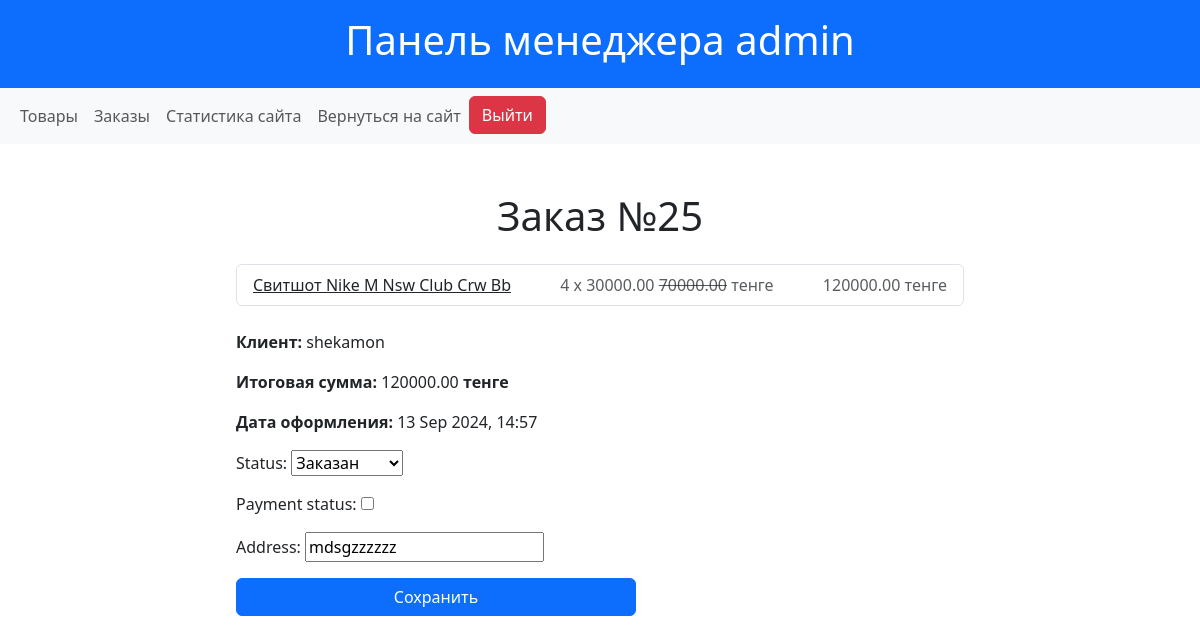
Screenshot of /manager/order/25 (signed in) with the database file from the repository.
### shop/models.py (models this page shows, shortened)
class Order(models.Model):
    STATUS_CHOICES = [
        ('ordered', 'Заказан'),
        ('shipped', 'Отправлен'),
        ('received', 'Получен'),
        ('canceled', 'Отменен'),
        ('returned', 'Возвращен'),
    ]
    user = models.ForeignKey(User, on_delete=models.CASCADE, related_name='orders')
    total_price = models.DecimalField(max_digits=10, decimal_places=2)
    address = models.CharField(max_length=255)
    status = models.CharField(max_length=10, choices=STATUS_CHOICES, default='ordered')
    payment_status = models.BooleanField(default=False)
    created_at = models.DateTimeField(auto_now_add=True)
    objects = OrderManager()
    class Meta:
        verbose_name = "Заказ"
        verbose_name_plural = "Заказы"

class OrderItem(models.Model):
    order = models.ForeignKey(Order, related_name='items', on_delete=models.CASCADE)
    product = models.ForeignKey(Product, on_delete=models.CASCADE)
    quantity = models.PositiveIntegerField(default=1)
    objects = OrderItemManager()
    class Meta:
        verbose_name = "Запись заказов"
        verbose_name_plural = "Записи заказов"
    def get_total_item_price(self):
        return self.quantity * self.product.get_discounted_price()

class Product(models.Model):
    name = models.CharField(max_length=200)
    slug = models.SlugField(max_length=200, null=True, blank=True)
    description = models.TextField()
    price = models.DecimalField(max_digits=10, decimal_places=2)
    discount_price = models.DecimalField(max_digits=10, decimal_places=2, blank=True, null=True, default=0)
    category = models.ForeignKey(Category, related_name="products", on_delete=models.CASCADE)
    image = models.ImageField(upload_to='media/products/')
    created_at = models.DateTimeField(auto_now_add=True)
    quantity = models.PositiveIntegerField(default=0, blank=True)
    class Meta:
        verbose_name = "Товар"
        verbose_name_plural = "Товары"
    def get_discounted_price(self):
        if self.discount_price:
            return self.discount_price
        return self.price
    def get_display_price(self):
        if self.discount_price:
            return f'{self.discount_price} <s>{self.price}</s>'
        return f'{self.price}'

### shop/views.py (the view)
# urls.py: path('manager/order/<int:pk>', ManagerOrdersUpdateView.as_view(), name='update_order'),
class ManagerOrdersUpdateView(ManagerMixin, UpdateView):
    model = Order
    template_name = 'manager/orders_update.html'
    fields = ['status', 'payment_status', 'address']
    success_url = reverse_lazy('manager_orders')

### shop/views.py (called while the page is built)
    def test_func(self):
        return self.request.user.groups.filter(name="Менеджеры").exists()

### shop/templates/manager/orders_update.html (shortened to what this page needs)
{% extends "manager/base.html" %}
{% block content %}
<div class="container mt-5">
    <div class="mb-4 col-8 mx-auto">
    <h1 class="text-center mb-4">Заказ №{{ object.id }}</h1>
    <ul class="list-group mb-4">
        {% for item in order.items.all %}
            <li class="list-group-item d-flex justify-content-between align-items-center">
                <a href="{% url 'product_detail' item.product.slug %}" class="text-dark">{{ item.product.name }}</a>
                <span class="text-muted">{{ item.quantity }} x {{ item.product.get_display_price | safe}} тенге</span>
                <span class="text-muted">{{ item.get_total_item_price}} тенге</span>
            </li>
        {% endfor %}
    </ul>
        <p><strong>Клиент:</strong> {{ order.user.username }}</p>
        <p><strong>Итоговая сумма:</strong> {{ order.total_price }} <b>тенге</b></p>
        <p><strong>Дата оформления:</strong> {{ order.created_at|date:"d M Y, H:i" }}</p>
    <form method="post" style="max-width: 400px;">
        <div class="mb-3">
            {{ form.as_p }}
        </div>
        <button type="submit" class="btn btn-primary w-100">Сохранить</button>
    </form>
    </div>
</div>
{% endblock %}

### shop/templates/manager/base.html (shortened to what this page needs)
<!DOCTYPE html>
<html lang="en">
<head>
    <link href="https://cdn.jsdelivr.net/npm/bootstrap@5.3.3/dist/css/bootstrap.min.css" rel="stylesheet">
    <link rel="stylesheet" href="https://cdnjs.cloudflare.com/ajax/libs/font-awesome/6.6.0/css/all.min.css" />
</head>
<body>
    <header class="bg-primary text-white text-center py-3 ">
        <h1>
            Панель менеджера {{ user.username }}
        </h1>
    </header>
    <nav class="navbar navbar-expand-lg navbar-light bg-light mb-4">
        <div class="container-fluid">
            <div class="navbar-nav">
                <a class="nav-link" href="{% url 'manager_products' %}">Товары</a>
                <a class="nav-link" href="{% url 'manager_orders' %}">Заказы</a>
                <a class="nav-link" href="{% url 'manager_dashboard' %}">Статистика сайта</a>
                <a class="nav-link" href="{% url 'product_list' %}">Вернуться на сайт</a>
                <form action="{% url 'logout' %}" method="post" style="display:inline;" class="d-inline">
                    <button class="btn btn-danger" type="submit">Выйти</button>
                </form>
            </div>
        </div>
    </nav>
    <div class="container">
        {% block content %}
        {% endblock %}
    </div>
</body>
</html>

### rows the page displays
Order: id "25", user.username "shekamon", total_price "120000.00", created_at "13 Sep 2024, 14:57", status "Заказан", address "mdsgzzzzzz"
OrderItem: product.name "Свитшот Nike M Nsw Club Crw Bb", quantity "4", product.get_display_price "30000.00 70000.00", get_total_item_price "120000.00"

### other values shown
{{ user.username }} "admin"
